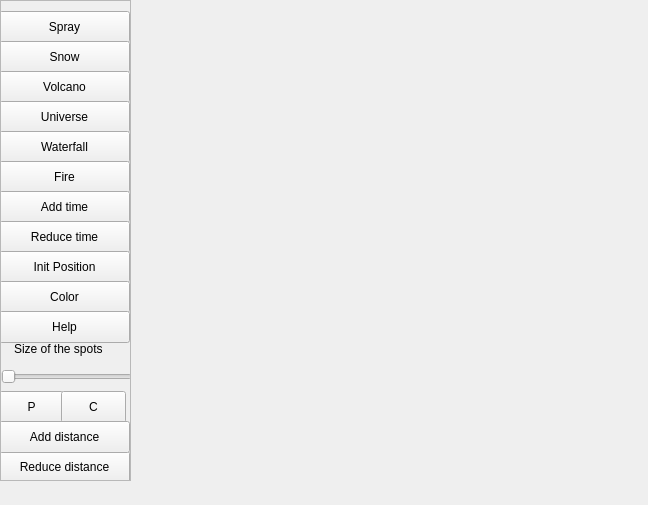
<?xml version="1.0" encoding="UTF-8"?>
<ui version="4.0">
 <class>Widget</class>
 <widget class="QWidget" name="Widget">
  <property name="geometry">
   <rect>
    <x>0</x>
    <y>0</y>
    <width>648</width>
    <height>505</height>
   </rect>
  </property>
  <property name="focusPolicy">
   <enum>Qt::TabFocus</enum>
  </property>
  <property name="contextMenuPolicy">
   <enum>Qt::DefaultContextMenu</enum>
  </property>
  <property name="windowTitle">
   <string>Widget</string>
  </property>
  <widget class="QScrollArea" name="scrollArea">
   <property name="geometry">
    <rect>
     <x>0</x>
     <y>0</y>
     <width>131</width>
     <height>481</height>
    </rect>
   </property>
   <property name="focusPolicy">
    <enum>Qt::NoFocus</enum>
   </property>
   <property name="widgetResizable">
    <bool>true</bool>
   </property>
   <widget class="QWidget" name="scrollAreaWidgetContents">
    <property name="geometry">
     <rect>
      <x>0</x>
      <y>0</y>
      <width>129</width>
      <height>479</height>
     </rect>
    </property>
    <widget class="QPushButton" name="Spray">
     <property name="geometry">
      <rect>
       <x>-2</x>
       <y>10</y>
       <width>131</width>
       <height>32</height>
      </rect>
     </property>
     <property name="sizePolicy">
      <sizepolicy hsizetype="Minimum" vsizetype="Expanding">
       <horstretch>0</horstretch>
       <verstretch>0</verstretch>
      </sizepolicy>
     </property>
     <property name="focusPolicy">
      <enum>Qt::NoFocus</enum>
     </property>
     <property name="text">
      <string>Spray</string>
     </property>
    </widget>
    <widget class="QPushButton" name="Snow">
     <property name="geometry">
      <rect>
       <x>-2</x>
       <y>40</y>
       <width>131</width>
       <height>32</height>
      </rect>
     </property>
     <property name="focusPolicy">
      <enum>Qt::NoFocus</enum>
     </property>
     <property name="text">
      <string>Snow</string>
     </property>
    </widget>
    <widget class="QPushButton" name="Volcano">
     <property name="geometry">
      <rect>
       <x>-2</x>
       <y>70</y>
       <width>131</width>
       <height>32</height>
      </rect>
     </property>
     <property name="focusPolicy">
      <enum>Qt::NoFocus</enum>
     </property>
     <property name="text">
      <string>Volcano</string>
     </property>
    </widget>
    <widget class="QPushButton" name="Universe">
     <property name="geometry">
      <rect>
       <x>-2</x>
       <y>100</y>
       <width>131</width>
       <height>32</height>
      </rect>
     </property>
     <property name="focusPolicy">
      <enum>Qt::NoFocus</enum>
     </property>
     <property name="text">
      <string>Universe</string>
     </property>
    </widget>
    <widget class="QPushButton" name="Waterfall">
     <property name="geometry">
      <rect>
       <x>-2</x>
       <y>130</y>
       <width>131</width>
       <height>32</height>
      </rect>
     </property>
     <property name="focusPolicy">
      <enum>Qt::NoFocus</enum>
     </property>
     <property name="text">
      <string>Waterfall</string>
     </property>
    </widget>
    <widget class="QPushButton" name="Fire">
     <property name="geometry">
      <rect>
       <x>-2</x>
       <y>160</y>
       <width>131</width>
       <height>32</height>
      </rect>
     </property>
     <property name="focusPolicy">
      <enum>Qt::NoFocus</enum>
     </property>
     <property name="text">
      <string>Fire</string>
     </property>
    </widget>
    <widget class="QPushButton" name="Add_time">
     <property name="geometry">
      <rect>
       <x>-2</x>
       <y>190</y>
       <width>131</width>
       <height>32</height>
      </rect>
     </property>
     <property name="focusPolicy">
      <enum>Qt::NoFocus</enum>
     </property>
     <property name="text">
      <string>Add time</string>
     </property>
    </widget>
    <widget class="QPushButton" name="Reduce_time">
     <property name="geometry">
      <rect>
       <x>-2</x>
       <y>220</y>
       <width>131</width>
       <height>32</height>
      </rect>
     </property>
     <property name="focusPolicy">
      <enum>Qt::NoFocus</enum>
     </property>
     <property name="text">
      <string>Reduce time</string>
     </property>
    </widget>
    <widget class="QPushButton" name="Init_position">
     <property name="geometry">
      <rect>
       <x>-2</x>
       <y>250</y>
       <width>131</width>
       <height>32</height>
      </rect>
     </property>
     <property name="focusPolicy">
      <enum>Qt::NoFocus</enum>
     </property>
     <property name="text">
      <string>Init Position</string>
     </property>
    </widget>
    <widget class="QPushButton" name="Color">
     <property name="geometry">
      <rect>
       <x>-2</x>
       <y>280</y>
       <width>131</width>
       <height>32</height>
      </rect>
     </property>
     <property name="focusPolicy">
      <enum>Qt::NoFocus</enum>
     </property>
     <property name="text">
      <string>Color</string>
     </property>
    </widget>
    <widget class="QPushButton" name="Help">
     <property name="geometry">
      <rect>
       <x>-2</x>
       <y>310</y>
       <width>131</width>
       <height>32</height>
      </rect>
     </property>
     <property name="focusPolicy">
      <enum>Qt::NoFocus</enum>
     </property>
     <property name="text">
      <string>Help</string>
     </property>
    </widget>
    <widget class="QSlider" name="horizontalSlider">
     <property name="geometry">
      <rect>
       <x>0</x>
       <y>360</y>
       <width>131</width>
       <height>32</height>
      </rect>
     </property>
     <property name="sizePolicy">
      <sizepolicy hsizetype="Fixed" vsizetype="Fixed">
       <horstretch>0</horstretch>
       <verstretch>0</verstretch>
      </sizepolicy>
     </property>
     <property name="focusPolicy">
      <enum>Qt::NoFocus</enum>
     </property>
     <property name="orientation">
      <enum>Qt::Horizontal</enum>
     </property>
    </widget>
    <widget class="QLabel" name="label">
     <property name="geometry">
      <rect>
       <x>13</x>
       <y>340</y>
       <width>131</width>
       <height>16</height>
      </rect>
     </property>
     <property name="focusPolicy">
      <enum>Qt::NoFocus</enum>
     </property>
     <property name="text">
      <string>Size of the spots</string>
     </property>
    </widget>
    <widget class="QPushButton" name="pushButton">
     <property name="geometry">
      <rect>
       <x>-2</x>
       <y>390</y>
       <width>65</width>
       <height>32</height>
      </rect>
     </property>
     <property name="focusPolicy">
      <enum>Qt::NoFocus</enum>
     </property>
     <property name="text">
      <string>P</string>
     </property>
    </widget>
    <widget class="QPushButton" name="pushButton_2">
     <property name="geometry">
      <rect>
       <x>60</x>
       <y>390</y>
       <width>65</width>
       <height>32</height>
      </rect>
     </property>
     <property name="focusPolicy">
      <enum>Qt::NoFocus</enum>
     </property>
     <property name="text">
      <string>C</string>
     </property>
    </widget>
    <widget class="QPushButton" name="pushButton_3">
     <property name="geometry">
      <rect>
       <x>-2</x>
       <y>450</y>
       <width>131</width>
       <height>32</height>
      </rect>
     </property>
     <property name="focusPolicy">
      <enum>Qt::NoFocus</enum>
     </property>
     <property name="text">
      <string>Reduce distance</string>
     </property>
    </widget>
    <widget class="QPushButton" name="pushButton_4">
     <property name="geometry">
      <rect>
       <x>-2</x>
       <y>420</y>
       <width>131</width>
       <height>32</height>
      </rect>
     </property>
     <property name="focusPolicy">
      <enum>Qt::NoFocus</enum>
     </property>
     <property name="text">
      <string>Add distance</string>
     </property>
    </widget>
   </widget>
  </widget>
 </widget>
 <layoutdefault spacing="6" margin="11"/>
 <resources/>
 <connections/>
</ui>
